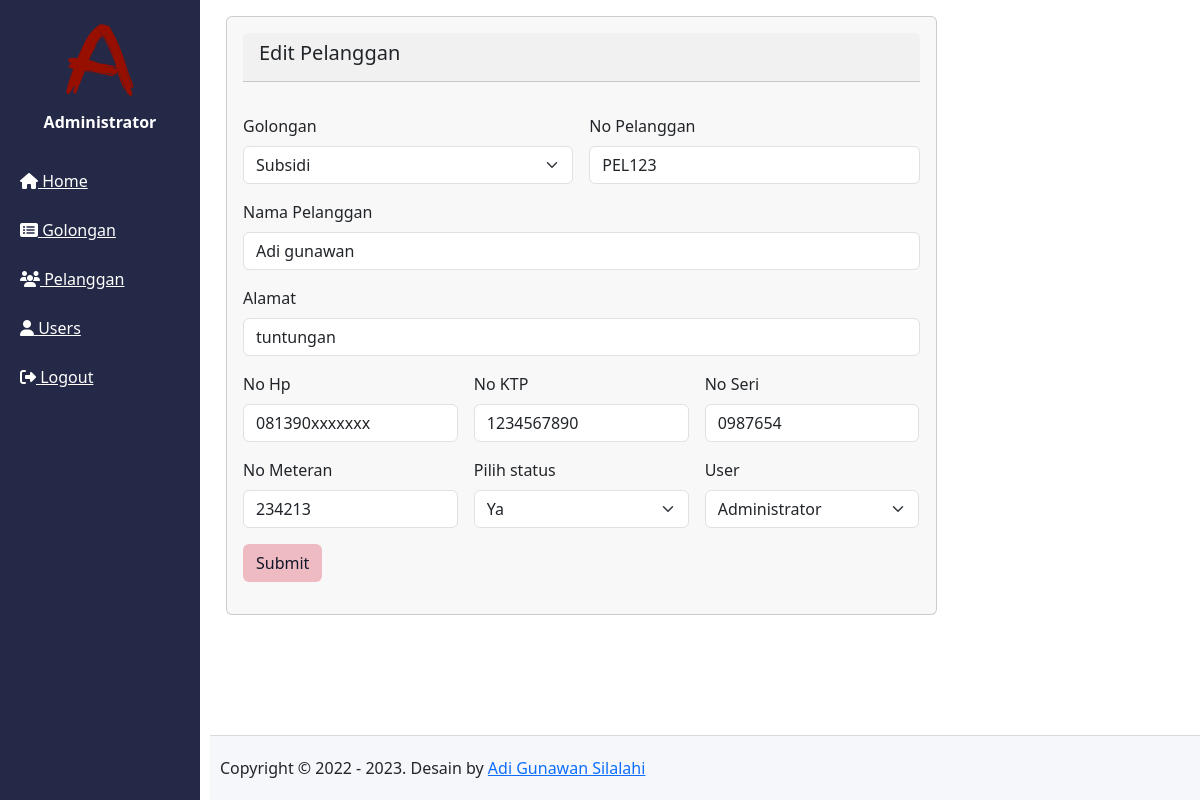
The app's page /posts/edit/2 (signed in) with its own data.
### tables this page shows
CREATE TABLE `tb_pelanggan` (
  `pel_id` int(11) NOT NULL,
  `gol_id` int(11) NOT NULL,
  `pel_no` varchar(20) NOT NULL,
  `pel_name` varchar(50) NOT NULL,
  `pel_alamat` text NOT NULL,
  `pel_hp` varchar(20) NOT NULL,
  `pel_ktp` varchar(50) NOT NULL,
  `pel_seri` varchar(50) NOT NULL,
  `pel_meteran` int(11) NOT NULL,
  `pel_aktif` enum('Y','N') NOT NULL,
  `user_id` int(11) NOT NULL,
  `created_at` timestamp NOT NULL DEFAULT current_timestamp(),
  `updated_at` datetime DEFAULT NULL
);

### app/core/Controller.php (called while the page is built, shortened)
<?php
class Controller
{
	public function dashboard($view, $data = [])
	{
		require_once ROOT . "layouts/dashboard.php";
	}
}

### app/controllers/Posts.php (called while the page is built, shortened)
<?php
class Posts extends Controller
{
     public object $model;
     public function __construct()
     {
          $this->model = new \App\Models\Post();
     }
     public function edit($id)
     {
          $data['row'] = $this->model->edit($id);
          $data['optcat'] = $this->model->optCat();
          $data['optuser'] = $this->model->optUser();
          $this->dashboard('posts/edit', $data);
     }
}

### index.php (called while the page is built, shortened)
<?php
new App\Core\Bootstrap();

### app/core/Model.php (called while the page is built, shortened)
<?php
class Model
{
	public function __construct()
	{
		try {
			$this->db = new PDO("mysql:host=localhost;dbname=db_mvc", "root", "");
		} catch (Exception $e) {
			die("error! " . $e->getMessage());
		}
	}
}

### app/models/Post.php (called while the page is built, shortened)
<?php
class Post extends Model
{
     public function optCat()
     {
          $query = "SELECT * FROM tb_golongan";
          $stmt = $this->db->prepare($query);
          $stmt->execute();
          return $this->selects($stmt);
     }
     public function optUser()
     {
          $query = "SELECT * FROM tb_users";
          $stmt = $this->db->prepare($query);
          $stmt->execute();
          return $this->selects($stmt);
     }
     public function edit($id)
     {
          $query = "SELECT * FROM tb_pelanggan WHERE pel_id=:pel_id";
          $stmt = $this->db->prepare($query);
          $stmt->bindParam(":pel_id", $id);
          $stmt->execute();
          return $this->select($stmt);
     }
}

### app/views/posts/edit.php (the view, shortened to what this page needs)
<div class="card p-3" style="background-color: #f8f8f8;">
    <div class="card-header">
        <h5>Edit Pelanggan</h5>
    </div>
    <form action="<?php echo URL; ?>/posts/save" method="post" class="row g-3 mt-3 mb-3">
        <div class="col-md-6">
            <label for="inputState" class="form-label">Golongan</label>
            <select id="inputState" class="form-select" name="gol_id">
                <?php foreach ($data['optcat'] as $opt) { ?>
                    <option value="<?php echo $opt['gol_id']; ?>"><?php echo $opt['gol_name']; ?></option>
                <?php } ?>
            </select>
        </div>
        <div class="col-md-6">
            <label for="inputPassword4" class="form-label">No Pelanggan</label>
            <input type="text" class="form-control" id="inputPassword4" name="pel_no" value="<?php echo $data['row']['pel_no']; ?>">
        </div>
        <div class="col-12">
            <label for="inputAddress" class="form-label">Nama Pelanggan</label>
            <input type="text" class="form-control" id="inputAddress" placeholder="Nama Pelanggan" name="pel_name" value="<?php echo $data['row']['pel_name']; ?>">
        </div>
        <div class="col-12">
            <label for="inputAddress2" class="form-label">Alamat</label>
            <input type="text" class="form-control" id="inputAddress2" placeholder="Alamat" name="pel_alamat" value="<?php echo $data['row']['pel_alamat']; ?>" required>
        </div>
        <div class="col-md-4">
            <label for="inputCity" class="form-label">No Hp</label>
            <input type="text" class="form-control" id="inputCity" placeholder="No Hp" name="pel_hp" value="<?php echo $data['row']['pel_hp']; ?>">
        </div>
        <div class="col-md-4">
            <label for="inputCity" class="form-label">No KTP</label>
            <input type="text" class="form-control" id="inputCity" placeholder="No KTP" name="pel_ktp" value="<?php echo $data['row']['pel_ktp']; ?>">
        </div>
        <div class="col-md-4">
            <label for="inputZip" class="form-label">No Seri</label>
            <input type="text" class="form-control" placeholder="No Seri" name="pel_seri" value="<?php echo $data['row']['pel_seri']; ?>">
        </div>
        <div class="col-md-4">
            <label for="inputCity" class="form-label">No Meteran</label>
            <input type="text" class="form-control" id="inputCity" placeholder="No Meteran" name="pel_meteran" value="<?php echo $data['row']['pel_meteran']; ?>">
        </div>
        <div class="col-md-4">
            <label for="inputState" class="form-label">Pilih status</label>
            <select id="inputState" class="form-select" name="pel_aktif">
                <option value="Y" <?php echo ($data['row']['pel_aktif'] == 'Y') ? 'selected' : ''; ?>>Ya</option>
            </select>
        </div>
        <div class="col-md-4">
            <label for="inputState" class="form-label">User</label>
            <select id="inputState" class="form-select" name="user_id">
                <?php foreach ($data['optuser'] as $opt) { ?>
                    <option value="<?php echo $opt['user_id']; ?>"><?php echo $opt['user_name']; ?></option>
                <?php } ?>
            </select>
        </div>
        <div class="col-12 mt-3">
            <button class="btn" style="background-color: #eebbc3; color: #121629;" type="submit" name="btn_save">Submit</button>
        </div>
    </form>
</div>

### layouts/assets/css/style.css (style rules this page uses)
body { font-family: 'Segoe UI', Tahoma, Geneva, Verdana, sans-serif; margin: 0; }
.btn { background-color: #1a6ed8; border-radius: 4px; color: #ffffff; padding: 5px; }

### records on screen
tb_pelanggan: pel_no "PEL123", pel_name "Adi gunawan", pel_alamat "tuntungan", pel_hp "081390xxxxxxx", pel_ktp "1234567890", pel_seri "0987654", pel_meteran "234213", pel_aktif "Ya"

### other values on screen
$_SESSION['user_name'] "Administrator"
form field gol_id "Subsidi"
form field user_id "Administrator"
